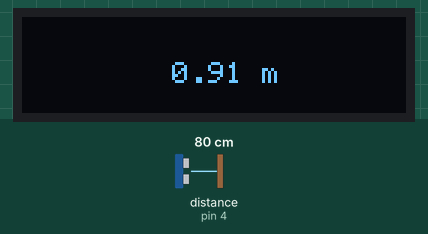
Recording of a sketch running on a simulated Arduino Uno, built with avr-gcc and run on an emulated ATmega328P. Parts: 128×32 one-colour display. Wiring (inferred from the names in the program): ultrasonic range finder: trigger pin 3; echo pin 4. The inputs (shaded band) are chosen by the test bench; at power-on: distance to the obstacle (sensor on pin 4) 80 cm. The echo pulse lasts 58.3 µs per cm.

Above: at 1.2 s.
1.3 s: distance to the obstacle (sensor on pin 4) set to 2 cm
At 2.5 s:
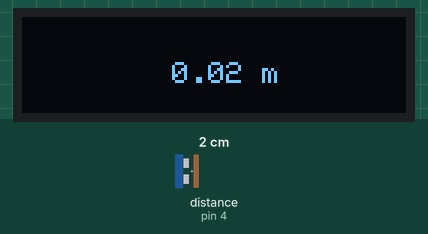
2.8 s: distance to the obstacle (sensor on pin 4) set to 18 cm
At 4.9 s:
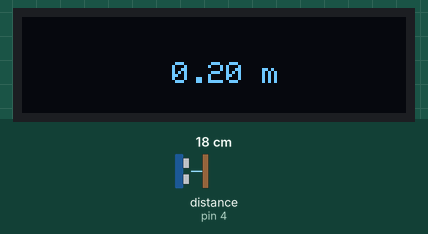
5.2 s: distance to the obstacle (sensor on pin 4) set to 4 cm
At 5.8 s:
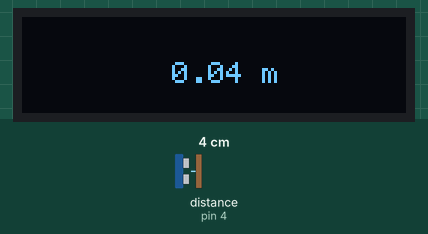
Timing chart, 0 to 8.2 s (numbered marks = the images above; inputs shaded):
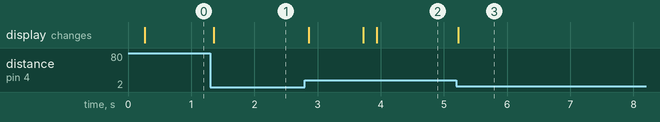

Measured:
- after the input at 1.3 s, the display: changes after 0.05 s (image 1)
- after the input at 2.8 s, the display: changes after 0.06 s (image 2)
- after the input at 5.2 s, the display: changes at once (image 3)

The sketch:

sketch_sep06a.ino
```cpp
#include <SPI.h>
#include <Wire.h>
#include <Adafruit_GFX.h>
#include <gfxfont.h>
#include <Adafruit_SSD1306.h>

#define SCREEN_WIDTH 128 // OLED display width, in pixels
#define SCREEN_HEIGHT 32 // OLED display height, in pixels

// Declaration for an SSD1306 display connected to I2C (SDA, SCL pins)
#define OLED_RESET -1 // Reset pin # (or -1 if sharing Arduino reset pin)
Adafruit_SSD1306 display(SCREEN_WIDTH, SCREEN_HEIGHT, &Wire, OLED_RESET);

// My variables ----------------------------

float dis; // distance
int t; // time, counter value
int echo=4; // sensor's Echo to pin D4
int trig=3; // sensor's Trig to pin D3
float k=1180.0; // conversion factor from time to distance, must be calibrated

// -------------------------------------------

void setup(){
pinMode(trig,OUTPUT); // Trigger
pinMode(echo,INPUT); // Echo

digitalWrite(trig,LOW); // setting trigger to 0

if(!display.begin(SSD1306_SWITCHCAPVCC, 0x3C)) { // Address 0x3C
for(;;); // Don't proceed, loop forever
}
display.clearDisplay();
display.setTextSize(1); // Pixel scale, 1=normal
display.setTextColor(SSD1306_WHITE); // Draw white text
display.cp437(true); // Use full 256 char 'Code Page 437' font
display.setCursor(10, 15);
display.display();
}
void loop(){// Main loop ******************************************************************************

delay(200);
digitalWrite(trig, HIGH);
delayMicroseconds(10);
digitalWrite(trig,LOW);
t=0;
while (digitalRead(echo)==0){}; //waiting for Echo to rise
while (digitalRead(echo)==1){ // counting the rounds until echo=1
t++;
if (t>65000){
t=0;
break;
}
}
dis=(float)t/k; // counting distance from time

display.clearDisplay();
display.setCursor(50, 15); // Start at x,y
if (dis<10) {
display.print(dis);
display.print(" ");
display.print("m");
display.display();
} else {
display.print("---");
display.print(" ");
display.print("m");
display.display();
}
}
```
